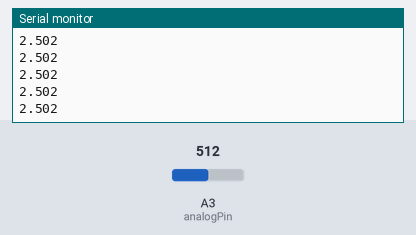
Recording of a sketch running on a simulated Arduino Uno, built with avr-gcc and run on an emulated ATmega328P. On the bench: the last lines printed to the serial monitor. The test bench sets the inputs (shaded band); at power-on: A3 (analogPin) = 512.

Above: at 1.2 s.
1.3 s: A3 (analogPin) set to 716
At 2.3 s:
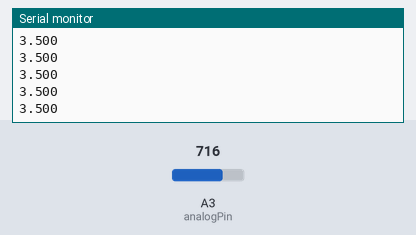
2.8 s: A3 (analogPin) set to 900
At 3.7 s:
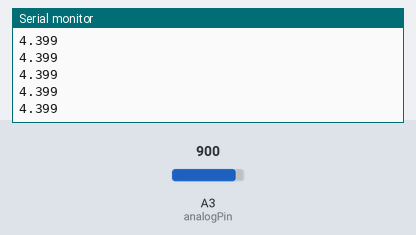
Timing chart, 0 to 5.8 s (numbered marks = the images above; inputs shaded):
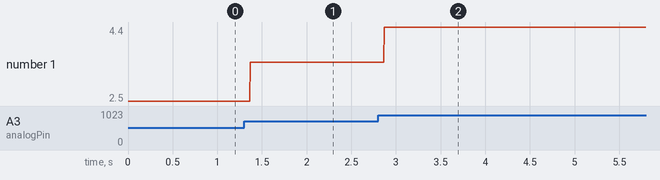

The sketch:

stampaA0.ino
```cpp
int analogPin = A3; // potentiometer wiper (middle terminal) connected to analog pin 3
// outside leads to ground and +5V
int val = 0;  // variable to store the value read

void setup() {
  Serial.begin(9600);           //  setup serial
}

void loop() {
  val = analogRead(analogPin);  // read the input pin
  //if (Serial.availableForWrite()) {
    Serial.println(val * (5.0 / 1023.0), 3); // debug value
    //delay(500);
  //}
}
```

Measured:
- after the input at 1.3 s, the serial monitor: prints a new line after 0.07 s (image 1)
- after the input at 2.8 s, the serial monitor: prints a new line after 0.07 s (image 2)
- plotted number 1: 2.5 → 3.5 after the input at 1.3 s, 3.5 → 4.4 after the input at 2.8 s
